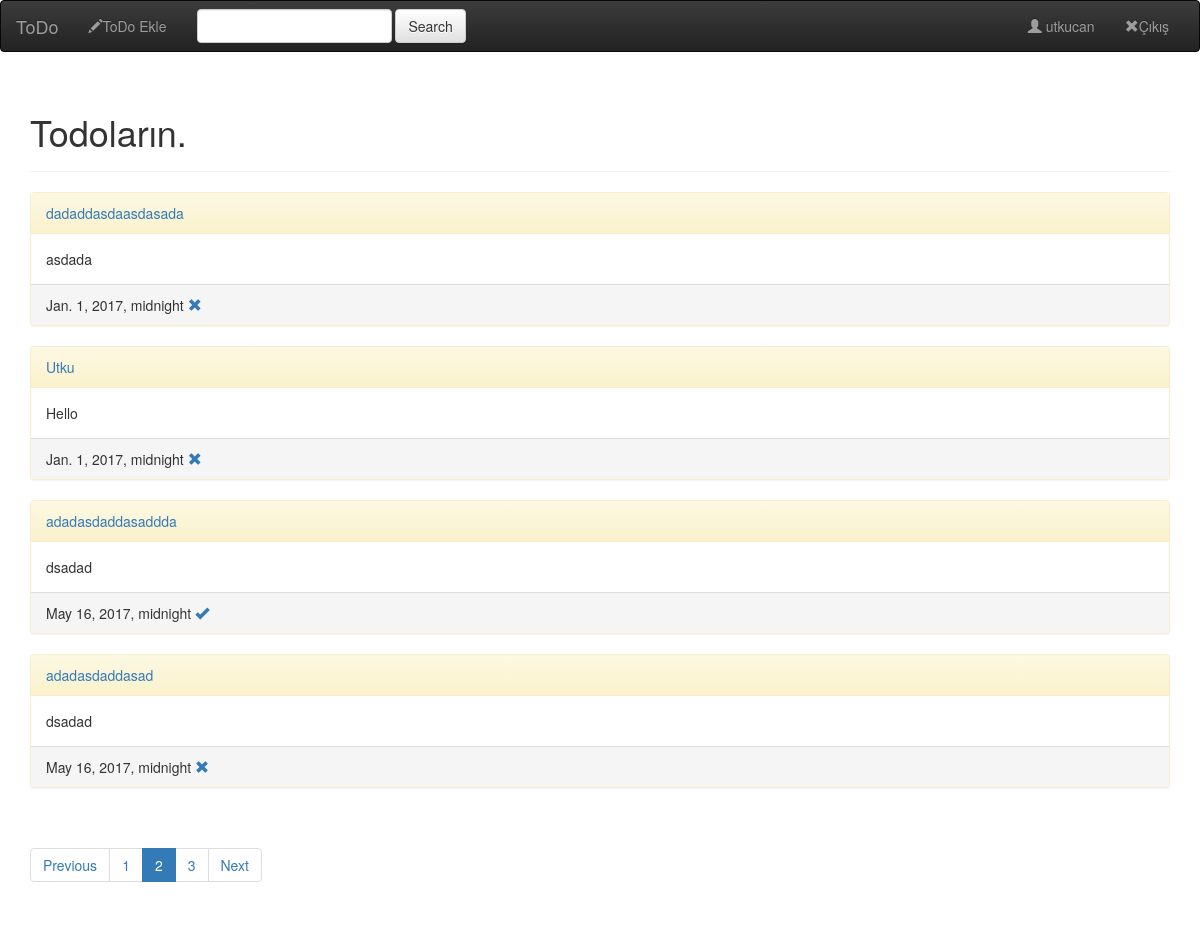
/profile/?page=2 (signed in), run on the app's committed database.
### todo/models.py (models this page shows, shortened)
class ToDo(models.Model):
    title = models.CharField(max_length=140, unique=True)
    content = models.TextField(max_length=250)
    createdate = models.DateTimeField(auto_now_add=True)
    tododate = models.DateTimeField()
    user = models.ForeignKey("auth.User")
    done = models.BooleanField(default=False)
    publish = models.BooleanField(default=True)
    class Meta:
        ordering = ["-createdate"]

### todo/views.py (the view)
# urls.py: url(r"^profile/$", views.ProfileView, name="profile"),
def ProfileView(request):
    if request.user.is_authenticated():
        user = request.user
    else:
        return redirect('accounts:login')
    all_todo = ToDo.objects.filter(user__username=user.username)
    paginator = Paginator(all_todo, 4)
    page = request.GET.get('page')
    try:
        pg = paginator.page(page)
    except PageNotAnInteger:
        pg = paginator.page(1)
    except EmptyPage:
        pg = paginator.page(paginator.num_pages)
    return render(request, "profile.html", {"all_todo":all_todo, "user":user, "posts":pg})

### templates/profile.html (shortened to what this page needs)
{% extends 'base.html' %}
{%block body %}
<div class="container">
    <div class="page-header">
        <h1>Todoların.</h1>
    </div>
{% for todo in posts %}
<div class="panel panel-warning">
    <div class="panel-heading"><a href="{% url 'todo:detail' todo.id %}">{{todo.title}}</a></div>
  <div class="panel-body">
  {% autoescape on %}
    {{todo.content|safe}}
                              {% endautoescape %}   </div>
<div class="panel-footer">{{todo.tododate}}
    {% if not todo.done %}
<a href="{% url 'todo:done' todo.id %}"><span class="glyphicon glyphicon-ok"></span></a>
{% else %}
<a href="{% url 'todo:done' todo.id %}"><span class="glyphicon glyphicon-remove"></span></a>
{% endif %}
</div>
</div>
{% endfor %}
</div>
{% if posts %}
<div class="container">
    <div class="pagination">
      <ul class="pagination">
          {% if posts.has_previous %}
              <li><a href="?page={{ posts.previous_page_number }}">Previous</a></li>
          {% endif %}
          {% for pg in posts.paginator.page_range %}
              {% if posts.number == pg %}
                  <li class="active"><a href="?page={{ pg }}">{{ pg }}</a></li>
              {% else %}
                  <li><a href="?page={{ pg }}">{{ pg }}</a></li>
              {% endif %}
          {% endfor %}
          {% if posts.has_next %}
              <li><a href="?page={{ posts.next_page_number }}">Next</a></li>
          {% endif %}
      </ul>
    </div>
</div>
{% endif %}
{% endblock %}

### templates/base.html (shortened to what this page needs)
<!DOCTYPE html>
<html lang="en">
<head>
    {% load staticfiles %}
    <link type="text/css" href="base.css" rel="stylesheet">
<link rel="stylesheet" href="//maxcdn.bootstrapcdn.com/bootstrap/3.2.0/css/bootstrap.min.css">
<link rel="stylesheet" href="//maxcdn.bootstrapcdn.com/bootstrap/3.2.0/css/bootstrap-theme.min.css">
</head>
<body>
<nav class="navbar navbar-inverse">
    <div class="container-fluid">
        <div class="navbar-header">
            <a class="navbar-brand" href="{% url 'todo:index' %}">ToDo</a>
        </div>
        <div class="collapse navbar-collapse" id="topNavBar">
            <ul class="nav navbar-nav">
                                {% if user.is_authenticated %}
                        <li style="color:red;">
                <a href="{% url 'todo:create' %}"> <span class="glyphicon glyphicon-pencil"></span>ToDo Ekle</a>
            </li>
                {% endif %}
            </ul>
            <form class="navbar-form navbar-left" role="search" method="post" action="{% url 'todo:search' %}">
                <div class="form-group">
                    <input type="text" class="form-control" name="search" value="" id="search">
                </div>
                <button type="submit" class="btn btn-default">Search</button>
            </form>
            <ul class="nav navbar-nav navbar-right">
                {% if user.is_authenticated %}
            <li style="color:red;">
                <a href="{% url 'todo:profile' %}"> <span class="glyphicon glyphicon-user"></span> {{user.username}}</a>
            </li>
                <li style="color:red;">
                <a href="{% url 'accounts:logout' %}"> <span class="glyphicon glyphicon-remove"></span>Çıkış</a>
            </li>
                {% else %}
            <li style="color:red;">
                <a href="{% url 'accounts:login' %}"> <span class="glyphicon glyphicon-user"></span>Giriş Yap</a>
            </li>
                {% endif %}
            </ul>
        </div>
    </div>
</nav>
{% block body %}
{% endblock %}
</body>
</html>

### templates/base.css (style rules this page uses)
body { margin-top:10px; background: #e0e0e0; }

### data on the page
ToDo: title "dadaddasdaasdasada", content "asdada", tododate "Jan. 1, 2017, midnight", done True (drawn)
ToDo: title "Utku", content "Hello", tododate "Jan. 1, 2017, midnight", done True (drawn)
ToDo: title "adadasdaddasaddda", content "dsadad", tododate "May 16, 2017, midnight", done False (drawn)
ToDo: title "adadasdaddasad", content "dsadad", tododate "May 16, 2017, midnight", done True (drawn)

### other printed values
{{ user.username }} "utkucan"
{{ pg }} "1" "3"
{{ pg }} "2"
